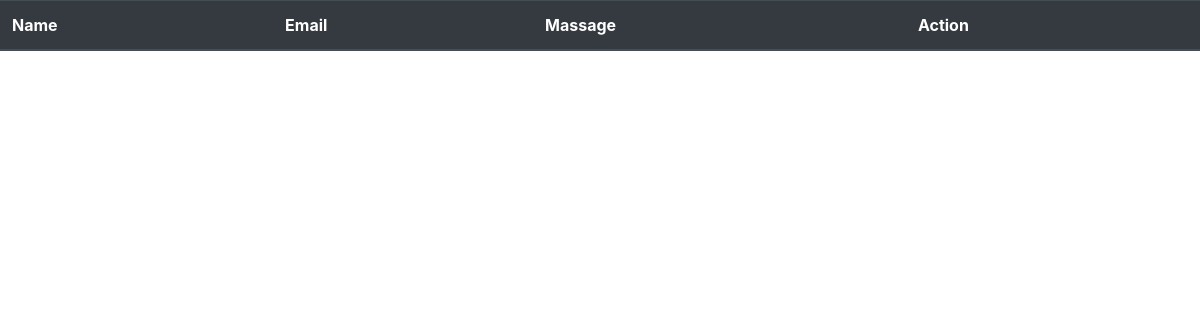
Page /check-msg.php (signed in) on the earlier database version.
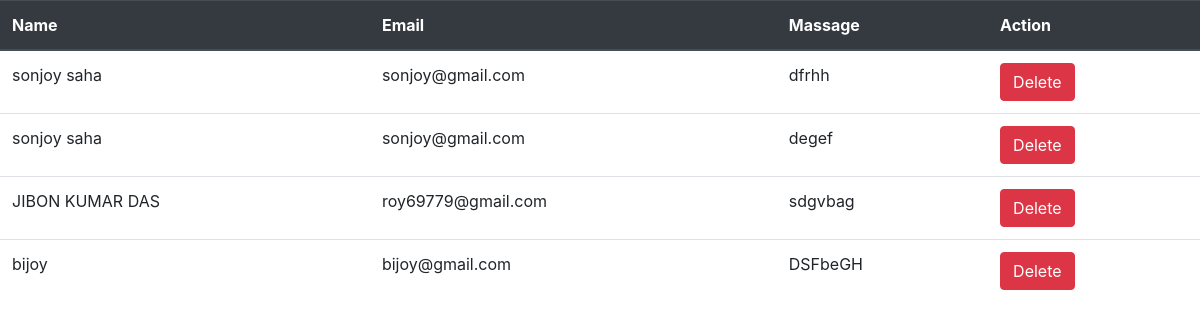
Same page on the later database version.
### tables this page shows
CREATE TABLE `contact` (
  `id` int(11) NOT NULL,
  `name` varchar(20) DEFAULT NULL,
  `email` varchar(20) NOT NULL,
  `massage` varchar(50) NOT NULL
);

### check-msg.php (the view, shortened to what this page needs)
<?php
require_once 'header.php';
require_once 'db.php';
$query= "select * from contact";
$user= $con->query($query)
?>
<table class="table">
  <thead class="thead-dark">
    <tr>
      <th scope="col">Name</th>
      <th scope="col">Email</th>
      <th scope="col">Massage</th>
      <th scope="col"colspan="2">Action</th>
    </tr>
  </thead>
  <tbody>
    <?php while($row= $user->fetch_assoc()) { ?>
    <tr>
      <td> <?php echo $row["name"]; ?> </td>
      <td> <?php echo $row["email"]; ?> </td>
      <td> <?php echo $row["massage"]; ?> </td>
      <td> <a class="btn btn-danger" href="massage-delete.php?id=<?php echo $row["id"]; ?>">Delete</a> </td>
    </tr>
    <?php } ?>
  </tbody>
</table>

Differences in the rows shown:
added contact: name "sonjoy saha", email "sonjoy@gmail.com", massage "dfrhh"
added contact: name "sonjoy saha", email "sonjoy@gmail.com", massage "degef"
added contact: name "JIBON KUMAR DAS", email "roy69779@gmail.com", massage "sdgvbag"
added contact: name "bijoy", email "bijoy@gmail.com", massage "DSFbeGH"
